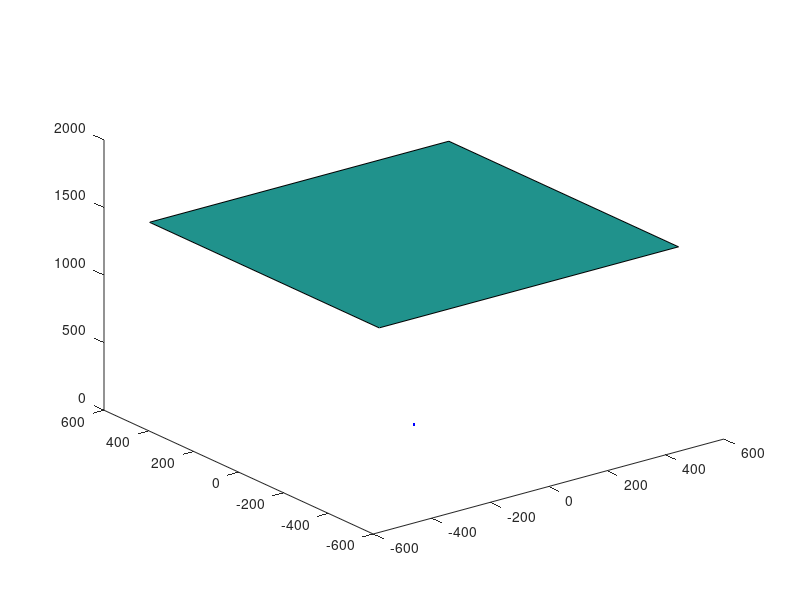

The MATLAB source for this figure: (Note: this script raises an error after producing the figure.)
plot3(0,0,0,'.b')
hold on
x=[-512,512;-512,512];
y=[-512,-512;512,512];
z=[1406.708439,1406.708439;1406.708439,1406.708439];
surf(x,y,z)
alpha(0.3)
plot3(-489.730000,-183.700000,1406.708439,'.b')
hold on
x=linspace(-489.730000,-453.656142,10000);
y=linspace(-183.700000,-214.690183,10000);
z=linspace(1406.708439,1406.708439,10000);
plot3(x,y,z,'b')
hold on
plot3(-483.260000,-81.090000,1406.708439,'.b')
hold on
x=linspace(-483.260000,-504.997217,10000);
y=linspace(-81.090000,-73.920327,10000);
z=linspace(1406.708439,1406.708439,10000);
plot3(x,y,z,'b')
hold on
plot3(-453.250000,-409.340000,1406.708439,'.b')
hold on
x=linspace(-453.250000,-422.790539,10000);
y=linspace(-409.340000,-390.193372,10000);
z=linspace(1406.708439,1406.708439,10000);
plot3(x,y,z,'b')
hold on
plot3(-455.680000,354.740000,1406.708439,'.b')
hold on
x=linspace(-455.680000,-457.689967,10000);
y=linspace(354.740000,362.625425,10000);
z=linspace(1406.708439,1406.708439,10000);
plot3(x,y,z,'b')
hold on
plot3(-442.190000,466.200000,1406.708439,'.b')
hold on
x=linspace(-442.190000,-452.858783,10000);
y=linspace(466.200000,488.932623,10000);
z=linspace(1406.708439,1406.708439,10000);
plot3(x,y,z,'b')
hold on
plot3(-443.560000,157.910000,1406.708439,'.b')
hold on
x=linspace(-443.560000,-413.073158,10000);
y=linspace(157.910000,129.777593,10000);
z=linspace(1406.708439,1406.708439,10000);
plot3(x,y,z,'b')
hold on
plot3(-388.800000,263.730000,1406.708439,'.b')
hold on
x=linspace(-388.800000,-407.961850,10000);
y=linspace(263.730000,263.336814,10000);
z=linspace(1406.708439,1406.708439,10000);
plot3(x,y,z,'b')
hold on
plot3(-386.070000,-217.670000,1406.708439,'.b')
hold on
x=linspace(-386.070000,-394.205778,10000);
y=linspace(-217.670000,-196.385617,10000);
z=linspace(1406.708439,1406.708439,10000);
plot3(x,y,z,'b')
hold on
plot3(-387.810000,62.467000,1406.708439,'.b')
hold on
x=linspace(-387.810000,-395.730062,10000);
y=linspace(62.467000,77.657478,10000);
z=linspace(1406.708439,1406.708439,10000);
plot3(x,y,z,'b')
hold on
plot3(-349.550000,-66.560000,1406.708439,'.b')
hold on
x=linspace(-349.550000,-354.501525,10000);
y=linspace(-66.560000,-67.235512,10000);
z=linspace(1406.708439,1406.708439,10000);
plot3(x,y,z,'b')
hold on
plot3(-329.140000,374.820000,1406.708439,'.b')
hold on
x=linspace(-329.140000,-352.925771,10000);
y=linspace(374.820000,395.497689,10000);
z=linspace(1406.708439,1406.708439,10000);
plot3(x,y,z,'b')
hold on
plot3(-341.450000,-53.240000,1406.708439,'.b')
hold on
x=linspace(-341.450000,-331.119171,10000);
y=linspace(-53.240000,-31.901410,10000);
z=linspace(1406.708439,1406.708439,10000);
plot3(x,y,z,'b')
hold on
plot3(-334.180000,-163.480000,1406.708439,'.b')
hold on
x=linspace(-334.180000,-353.336216,10000);
y=linspace(-163.480000,-157.933550,10000);
z=linspace(1406.708439,1406.708439,10000);
plot3(x,y,z,'b')
hold on
plot3(-335.640000,-7.120000,1406.708439,'.b')
hold on
x=linspace(-335.640000,-358.203661,10000);
y=linspace(-7.120000,31.722634,10000);
z=linspace(1406.708439,1406.708439,10000);
plot3(x,y,z,'b')
hold on
plot3(-327.400000,167.530000,1406.708439,'.b')
hold on
x=linspace(-327.400000,-333.167207,10000);
y=linspace(167.530000,152.977324,10000);
z=linspace(1406.708439,1406.708439,10000);
plot3(x,y,z,'b')
hold on
plot3(-325.250000,-12.410000,1406.708439,'.b')
hold on
x=linspace(-325.250000,-292.980740,10000);
y=linspace(-12.410000,16.541999,10000);
z=linspace(1406.708439,1406.708439,10000);
plot3(x,y,z,'b')
hold on
plot3(-284.080000,143.520000,1406.708439,'.b')
hold on
x=linspace(-284.080000,-274.636010,10000);
y=linspace(143.520000,133.209373,10000);
z=linspace(1406.708439,1406.708439,10000);
plot3(x,y,z,'b')
hold on
plot3(-254.220000,-299.530000,1406.708439,'.b')
hold on
x=linspace(-254.220000,-272.451002,10000);
y=linspace(-299.530000,-292.399232,10000);
z=linspace(1406.708439,1406.708439,10000);
plot3(x,y,z,'b')
hold on
plot3(-224.460000,475.040000,1406.708439,'.b')
hold on
x=linspace(-224.460000,-223.474853,10000);
y=linspace(475.040000,471.996429,10000);
z=linspace(1406.708439,1406.708439,10000);
plot3(x,y,z,'b')
hold on
plot3(-212.030000,-212.180000,1406.708439,'.b')
hold on
x=linspace(-212.030000,-219.516630,10000);
y=linspace(-212.180000,-249.605220,10000);
z=linspace(1406.708439,1406.708439,10000);
plot3(x,y,z,'b')
hold on
plot3(-179.810000,51.170000,1406.708439,'.b')
hold on
x=linspace(-179.810000,-164.555094,10000);
y=linspace(51.170000,71.386452,10000);
z=linspace(1406.708439,1406.708439,10000);
plot3(x,y,z,'b')
hold on
plot3(-138.200000,-14.390000,1406.708439,'.b')
hold on
x=linspace(-138.200000,-160.185759,10000);
y=linspace(-14.390000,-15.430581,10000);
z=linspace(1406.708439,1406.708439,10000);
plot3(x,y,z,'b')
hold on
plot3(-75.490000,-437.740000,1406.708439,'.b')
hold on
x=linspace(-75.490000,-80.086485,10000);
y=linspace(-437.740000,-443.688905,10000);
z=linspace(1406.708439,1406.708439,10000);
plot3(x,y,z,'b')
hold on
plot3(-51.730000,180.610000,1406.708439,'.b')
hold on
x=linspace(-51.730000,-48.882305,10000);
y=linspace(180.610000,190.563910,10000);
z=linspace(1406.708439,1406.708439,10000);
plot3(x,y,z,'b')
hold on
plot3(-27.700000,-353.900000,1406.708439,'.b')
hold on
x=linspace(-27.700000,-48.790934,10000);
y=linspace(-353.900000,-320.728158,10000);
z=linspace(1406.708439,1406.708439,10000);
plot3(x,y,z,'b')
hold on
plot3(-9.560000,-397.630000,1406.708439,'.b')
hold on
x=linspace(-9.560000,25.020356,10000);
y=linspace(-397.630000,-412.556600,10000);
z=linspace(1406.708439,1406.708439,10000);
plot3(x,y,z,'b')
hold on
plot3(-18.560000,-242.780000,1406.708439,'.b')
hold on
x=linspace(-18.560000,-26.792361,10000);
y=linspace(-242.780000,-241.741554,10000);
z=linspace(1406.708439,1406.708439,10000);
plot3(x,y,z,'b')
hold on
plot3(5.760000,-253.820000,1406.708439,'.b')
hold on
x=linspace(5.760000,33.818600,10000);
y=linspace(-253.820000,-262.923838,10000);
z=linspace(1406.708439,1406.708439,10000);
plot3(x,y,z,'b')
hold on
plot3(4.770000,90.960000,1406.708439,'.b')
hold on
x=linspace(4.770000,-18.058352,10000);
y=linspace(90.960000,91.484612,10000);
z=linspace(1406.708439,1406.708439,10000);
plot3(x,y,z,'b')
hold on
plot3(28.160000,84.030000,1406.708439,'.b')
hold on
x=linspace(28.160000,23.529365,10000);
y=linspace(84.030000,51.563933,10000);
z=linspace(1406.708439,1406.708439,10000);
plot3(x,y,z,'b')
hold on
plot3(115.050000,-85.400000,1406.708439,'.b')
hold on
x=linspace(115.050000,87.155321,10000);
y=linspace(-85.400000,-72.772522,10000);
z=linspace(1406.708439,1406.708439,10000);
plot3(x,y,z,'b')
hold on
plot3(156.100000,163.210000,1406.708439,'.b')
hold on
x=linspace(156.100000,156.310327,10000);
y=linspace(163.210000,160.503294,10000);
z=linspace(1406.708439,1406.708439,10000);
plot3(x,y,z,'b')
hold on
plot3(195.940000,97.580000,1406.708439,'.b')
hold on
x=linspace(195.940000,195.835255,10000);
y=linspace(97.580000,93.560881,10000);
z=linspace(1406.708439,1406.708439,10000);
plot3(x,y,z,'b')
hold on
plot3(249.180000,-185.070000,1406.708439,'.b')
hold on
x=linspace(249.180000,204.203711,10000);
y=linspace(-185.070000,-201.713469,10000);
z=linspace(1406.708439,1406.708439,10000);
plot3(x,y,z,'b')
hold on
plot3(311.060000,-507.960000,1406.708439,'.b')
hold on
plot3(314.010000,-61.000000,1406.708439,'.b')
hold on
x=linspace(314.010000,298.590969,10000);
y=linspace(-61.000000,-32.652841,10000);
z=linspace(1406.708439,1406.708439,10000);
plot3(x,y,z,'b')
hold on
plot3(326.470000,-119.710000,1406.708439,'.b')
hold on
x=linspace(326.470000,289.391802,10000);
y=linspace(-119.710000,-111.256923,10000);
z=linspace(1406.708439,1406.708439,10000);
plot3(x,y,z,'b')
hold on
plot3(392.580000,-379.620000,1406.708439,'.b')
hold on
plot3(444.040000,-485.690000,1406.708439,'.b')
hold on
plot3(482.470000,493.050000,1406.708439,'.b')
hold on
plot3(490.620000,-408.340000,1406.708439,'.b')
hold on
plot3(-164.555094,71.386452,1406.708439,'.r','markersize',9.660000)
hold on
plot3(-489.700239,212.439260,4186.229917,'.r','markersize',13.660000)
hold on
x=linspace(0,-489.700239,10000);
y=linspace(0,212.439260,10000);
z=linspace(0,4186.229917,10000);
plot3(x,y,z,'b')
hold on
plot3(-168.625291,5.358200,1406.708439,'.r','markersize',7.200000)
hold on
plot3(-502.276432,15.960226,4190.098011,'.r','markersize',11.200000)
hold on
plot3(-135.979845,52.909192,1406.708439,'.r','markersize',7.740000)
hold on
plot3(-405.762608,157.880542,4197.605046,'.r','markersize',11.740000)
hold on
plot3(-187.060241,91.826231,1406.708439,'.r','markersize',7.910000)
hold on
plot3(-555.122942,272.504982,4174.570306,'.r','markersize',11.910000)
hold on
plot3(-133.298829,64.573378,1406.708439,'.r','markersize',8.820000)
hold on
plot3(-397.698023,192.655142,4196.924822,'.r','markersize',12.820000)
hold on
plot3(-133.914192,70.974113,1406.708439,'.r','markersize',7.120000)
hold on
plot3(-399.430958,211.697190,4195.842811,'.r','markersize',11.120000)
hold on
plot3(-234.369593,14.351295,1406.708439,'.r','markersize',8.980000)
hold on
plot3(-693.513651,42.466340,4162.534458,'.r','markersize',12.980000)
hold on
plot3(-160.185759,-15.430581,1406.708439,'.r','markersize',7.310000)
hold on
plot3(-477.443204,-45.991767,4192.778366,'.r','markersize',11.310000)
hold on
x=linspace(0,-477.443204,10000);
y=linspace(0,-45.991767,10000);
z=linspace(0,4192.778366,10000);
plot3(x,y,z,'b')
hold on
plot3(-212.657165,114.010831,1406.708439,'.r','markersize',7.640000)
hold on
plot3(-628.788375,337.109192,4159.379792,'.r','markersize',11.640000)
hold on
plot3(-221.780349,-18.804631,1406.708439,'.r','markersize',7.300000)
hold on
plot3(-657.165797,-55.720719,4168.271345,'.r','markersize',11.300000)
hold on
plot3(-260.825939,56.280007,1406.708439,'.r','markersize',7.480000)
hold on
plot3(-768.769982,165.882197,4146.195062,'.r','markersize',11.480000)
hold on
plot3(-133.332548,122.346327,1406.708439,'.r','markersize',8.930000)
hold on
plot3(-396.728529,364.039230,4185.634910,'.r','markersize',12.930000)
hold on
plot3(-272.940258,59.366845,1406.708439,'.r','markersize',8.690000)
hold on
plot3(-803.140810,174.690008,4139.312253,'.r','markersize',12.690000)
hold on
plot3(-255.716626,122.289632,1406.708439,'.r','markersize',7.880000)
hold on
plot3(-752.034474,359.640359,4136.974818,'.r','markersize',11.880000)
hold on
plot3(-88.168894,109.602482,1406.708439,'.r','markersize',7.270000)
hold on
plot3(-263.194105,327.175788,4199.183558,'.r','markersize',11.270000)
hold on
plot3(-292.980740,16.541999,1406.708439,'.r','markersize',7.460000)
hold on
plot3(-860.420408,48.580235,4131.195271,'.r','markersize',11.460000)
hold on
x=linspace(0,-860.420408,10000);
y=linspace(0,48.580235,10000);
z=linspace(0,4131.195271,10000);
plot3(x,y,z,'b')
hold on
plot3(-275.728234,115.421412,1406.708439,'.r','markersize',7.000000)
hold on
plot3(-809.119665,338.702108,4127.961232,'.r','markersize',11.000000)
hold on
plot3(-265.956311,130.203763,1406.708439,'.r','markersize',7.740000)
hold on
plot3(-780.757975,382.234308,4129.621242,'.r','markersize',11.740000)
hold on
plot3(-298.939041,81.628062,1406.708439,'.r','markersize',7.040000)
hold on
plot3(-875.818210,239.150240,4121.311358,'.r','markersize',11.040000)
hold on
plot3(-82.507791,125.984744,1406.708439,'.r','markersize',7.820000)
hold on
plot3(-246.116996,375.806775,4196.147445,'.r','markersize',11.820000)
hold on
plot3(-306.572412,60.462778,1406.708439,'.r','markersize',8.210000)
hold on
plot3(-897.832829,177.072250,4119.708644,'.r','markersize',12.210000)
hold on
plot3(-82.598993,-36.098527,1406.708439,'.r','markersize',7.220000)
hold on
plot3(-247.289774,-108.073917,4211.487324,'.r','markersize',11.220000)
hold on
plot3(-274.636010,133.209373,1406.708439,'.r','markersize',7.710000)
hold on
plot3(-805.171012,390.539921,4124.152749,'.r','markersize',11.710000)
hold on
x=linspace(0,-805.171012,10000);
y=linspace(0,390.539921,10000);
z=linspace(0,4124.152749,10000);
plot3(x,y,z,'b')
hold on
plot3(-242.734799,160.104216,1406.708439,'.r','markersize',7.260000)
hold on
plot3(-713.128104,470.368554,4132.754459,'.r','markersize',11.260000)
hold on
plot3(-262.796881,154.568274,1406.708439,'.r','markersize',7.210000)
hold on
plot3(-770.501533,453.183049,4124.367854,'.r','markersize',11.210000)
hold on
plot3(-289.787272,-42.593960,1406.708439,'.r','markersize',7.290000)
hold on
plot3(-851.107932,-125.098860,4131.515854,'.r','markersize',11.290000)
hold on
plot3(-297.983424,126.269118,1406.708439,'.r','markersize',7.830000)
hold on
plot3(-871.191754,369.163535,4112.687795,'.r','markersize',11.830000)
hold on
plot3(-248.248125,-100.458619,1406.708439,'.r','markersize',7.020000)
hold on
plot3(-731.604530,-296.058555,4145.667839,'.r','markersize',11.020000)
hold on
plot3(-19.972448,17.938218,1406.708439,'.r','markersize',8.570000)
hold on
plot3(-59.906436,53.804857,4219.357053,'.r','markersize',12.570000)
hold on
plot3(-304.757410,157.895712,1406.708439,'.r','markersize',8.600000)
hold on
plot3(-888.214835,460.186723,4099.848811,'.r','markersize',12.600000)
hold on
plot3(-331.119171,-31.901410,1406.708439,'.r','markersize',7.270000)
hold on
plot3(-966.695988,-93.135548,4106.857962,'.r','markersize',11.270000)
hold on
x=linspace(0,-966.695988,10000);
y=linspace(0,-93.135548,10000);
z=linspace(0,4106.857962,10000);
plot3(x,y,z,'b')
hold on
plot3(-18.058352,91.484612,1406.708439,'.r','markersize',7.070000)
hold on
plot3(-54.056417,273.852803,4210.883545,'.r','markersize',11.070000)
hold on
x=linspace(0,-54.056417,10000);
y=linspace(0,273.852803,10000);
z=linspace(0,4210.883545,10000);
plot3(x,y,z,'b')
hold on
plot3(-43.736875,146.835840,1406.708439,'.r','markersize',7.560000)
hold on
plot3(-130.439243,437.917798,4195.315398,'.r','markersize',11.560000)
hold on
plot3(-358.203661,31.722634,1406.708439,'.r','markersize',10.530000)
hold on
plot3(-1041.130446,92.202856,4088.643261,'.r','markersize',14.530000)
hold on
x=linspace(0,-1041.130446,10000);
y=linspace(0,92.202856,10000);
z=linspace(0,4088.643261,10000);
plot3(x,y,z,'b')
hold on
plot3(-226.181557,219.114859,1406.708439,'.r','markersize',7.800000)
hold on
plot3(-662.155467,641.467429,4118.194672,'.r','markersize',11.800000)
hold on
plot3(-173.703937,-130.879554,1406.708439,'.r','markersize',7.000000)
hold on
plot3(-514.992891,-388.028279,4170.572390,'.r','markersize',11.000000)
hold on
plot3(-166.153087,225.245643,1406.708439,'.r','markersize',7.170000)
hold on
plot3(-488.875819,662.745125,4138.988647,'.r','markersize',11.170000)
hold on
plot3(-20.983949,-40.643607,1406.708439,'.r','markersize',7.610000)
hold on
plot3(-62.918593,-121.866412,4217.896100,'.r','markersize',11.610000)
hold on
plot3(-333.167207,152.977324,1406.708439,'.r','markersize',7.050000)
hold on
plot3(-967.195129,444.098097,4083.719891,'.r','markersize',11.050000)
hold on
x=linspace(0,-967.195129,10000);
y=linspace(0,444.098097,10000);
z=linspace(0,4083.719891,10000);
plot3(x,y,z,'b')
hold on
plot3(-101.971909,-119.766386,1406.708439,'.r','markersize',8.320000)
hold on
plot3(-304.020970,-357.073759,4193.987037,'.r','markersize',12.320000)
hold on
plot3(-276.912519,215.307494,1406.708439,'.r','markersize',7.470000)
hold on
plot3(-806.056295,626.732086,4094.745148,'.r','markersize',11.470000)
hold on
plot3(-48.882305,190.563910,1406.708439,'.r','markersize',7.900000)
hold on
plot3(-145.233476,566.181547,4179.450129,'.r','markersize',11.900000)
hold on
x=linspace(0,-145.233476,10000);
y=linspace(0,566.181547,10000);
z=linspace(0,4179.450129,10000);
plot3(x,y,z,'b')
hold on
plot3(-303.995773,-117.212406,1406.708439,'.r','markersize',7.170000)
hold on
plot3(-888.468144,-342.568871,4111.292815,'.r','markersize',11.170000)
hold on
plot3(23.529365,51.563933,1406.708439,'.r','markersize',8.350000)
hold on
plot3(70.530868,154.566388,4216.703963,'.r','markersize',12.350000)
hold on
x=linspace(0,70.530868,10000);
y=linspace(0,154.566388,10000);
z=linspace(0,4216.703963,10000);
plot3(x,y,z,'b')
hold on
plot3(-354.501525,-67.235512,1406.708439,'.r','markersize',7.470000)
hold on
plot3(-1030.156120,-195.381598,4087.794281,'.r','markersize',11.470000)
hold on
x=linspace(0,-1030.156120,10000);
y=linspace(0,-195.381598,10000);
z=linspace(0,4087.794281,10000);
plot3(x,y,z,'b')
hold on
plot3(-93.639329,238.855006,1406.708439,'.r','markersize',8.150000)
hold on
plot3(-276.359432,704.937068,4151.643877,'.r','markersize',12.150000)
hold on
plot3(-231.685893,-159.562387,1406.708439,'.r','markersize',7.250000)
hold on
plot3(-681.562551,-469.393049,4138.188050,'.r','markersize',11.250000)
hold on
plot3(-395.730062,77.657478,1406.708439,'.r','markersize',7.810000)
hold on
plot3(-1141.219662,223.951247,4056.713104,'.r','markersize',11.810000)
hold on
x=linspace(0,-1141.219662,10000);
y=linspace(0,223.951247,10000);
z=linspace(0,4056.713104,10000);
plot3(x,y,z,'b')
hold on
plot3(36.212279,14.739695,1406.708439,'.r','markersize',9.220000)
hold on
plot3(108.594901,44.202015,4218.496298,'.r','markersize',13.220000)
hold on
plot3(-87.273151,246.831300,1406.708439,'.r','markersize',7.310000)
hold on
plot3(-257.399524,727.993183,4148.882873,'.r','markersize',11.310000)
hold on
plot3(-55.482924,-138.183768,1406.708439,'.r','markersize',8.750000)
hold on
plot3(-165.523994,-412.248084,4196.678569,'.r','markersize',12.750000)
hold on
plot3(-106.214660,-166.661033,1406.708439,'.r','markersize',7.230000)
hold on
plot3(-315.545135,-495.120713,4179.084162,'.r','markersize',11.230000)
hold on
plot3(37.035502,-18.575316,1406.708439,'.r','markersize',8.400000)
hold on
plot3(111.058344,-55.701793,4218.295988,'.r','markersize',12.400000)
hold on
plot3(-246.520616,-180.448679,1406.708439,'.r','markersize',7.080000)
hold on
plot3(-722.714317,-529.013947,4123.989082,'.r','markersize',11.080000)
hold on
plot3(-33.588760,233.200521,1406.708439,'.r','markersize',7.430000)
hold on
plot3(-99.381976,689.990590,4162.150153,'.r','markersize',11.430000)
hold on
plot3(-413.073158,129.777593,1406.708439,'.r','markersize',7.580000)
hold on
plot3(-1184.385260,372.105194,4033.389017,'.r','markersize',11.580000)
hold on
x=linspace(0,-1184.385260,10000);
y=linspace(0,372.105194,10000);
z=linspace(0,4033.389017,10000);
plot3(x,y,z,'b')
hold on
plot3(-268.752042,280.471530,1406.708439,'.r','markersize',9.500000)
hold on
plot3(-777.169606,811.059692,4067.879947,'.r','markersize',13.500000)
hold on
plot3(-366.144912,-133.021529,1406.708439,'.r','markersize',8.480000)
hold on
plot3(-1058.592645,-384.589838,4067.054211,'.r','markersize',12.480000)
hold on
plot3(-428.423711,-42.949239,1406.708439,'.r','markersize',9.580000)
hold on
plot3(-1228.989375,-123.205502,4035.326902,'.r','markersize',13.580000)
hold on
plot3(-128.476799,-207.942758,1406.708439,'.r','markersize',7.320000)
hold on
plot3(-379.740306,-614.618727,4157.823806,'.r','markersize',11.320000)
hold on
plot3(-88.645544,292.763143,1406.708439,'.r','markersize',7.470000)
hold on
plot3(-259.863803,858.233138,4123.756100,'.r','markersize',11.470000)
hold on
plot3(-104.497951,-204.460623,1406.708439,'.r','markersize',7.710000)
hold on
plot3(-309.399130,-605.370135,4165.003825,'.r','markersize',11.710000)
hold on
plot3(-138.189622,-212.668218,1406.708439,'.r','markersize',7.250000)
hold on
plot3(-407.990787,-627.881255,4153.163413,'.r','markersize',11.250000)
hold on
plot3(-353.336216,-157.933550,1406.708439,'.r','markersize',7.060000)
hold on
plot3(-1022.032306,-456.826057,4068.933227,'.r','markersize',11.060000)
hold on
x=linspace(0,-1022.032306,10000);
y=linspace(0,-456.826057,10000);
z=linspace(0,4068.933227,10000);
plot3(x,y,z,'b')
hold on
plot3(84.367330,-27.021723,1406.708439,'.r','markersize',8.650000)
hold on
plot3(252.601577,-80.904893,4211.781633,'.r','markersize',12.650000)
hold on
plot3(-136.041189,321.653046,1406.708439,'.r','markersize',8.030000)
hold on
plot3(-396.099024,936.528551,4095.787778,'.r','markersize',12.030000)
hold on
plot3(100.398103,92.034888,1406.708439,'.r','markersize',8.020000)
hold on
plot3(299.792410,274.819543,4200.482879,'.r','markersize',12.020000)
hold on
plot3(-42.633565,299.274466,1406.708439,'.r','markersize',8.110000)
hold on
plot3(-125.045954,877.783996,4125.932192,'.r','markersize',12.110000)
hold on
plot3(60.305581,201.446155,1406.708439,'.r','markersize',7.420000)
hold on
plot3(178.928690,597.697524,4173.751296,'.r','markersize',11.420000)
hold on
plot3(-275.515278,324.679578,1406.708439,'.r','markersize',7.770000)
hold on
plot3(-791.095046,932.261931,4039.122925,'.r','markersize',11.770000)
hold on
plot3(87.155321,-72.772522,1406.708439,'.r','markersize',8.440000)
hold on
plot3(260.618388,-217.609863,4206.445256,'.r','markersize',12.440000)
hold on
x=linspace(0,260.618388,10000);
y=linspace(0,-217.609863,10000);
z=linspace(0,4206.445256,10000);
plot3(x,y,z,'b')
hold on
plot3(-219.516630,-249.605220,1406.708439,'.r','markersize',7.410000)
hold on
plot3(-640.900192,-728.746765,4107.022374,'.r','markersize',11.410000)
hold on
x=linspace(0,-640.900192,10000);
y=linspace(0,-728.746765,10000);
z=linspace(0,4107.022374,10000);
plot3(x,y,z,'b')
hold on
plot3(-230.343878,-249.442715,1406.708439,'.r','markersize',7.160000)
hold on
plot3(-671.741873,-727.438986,4102.322886,'.r','markersize',11.160000)
hold on
plot3(108.447058,122.945263,1406.708439,'.r','markersize',8.350000)
hold on
plot3(323.154049,366.356267,4191.755269,'.r','markersize',12.350000)
hold on
plot3(-407.961850,263.336814,1406.708439,'.r','markersize',7.480000)
hold on
plot3(-1156.901780,746.772840,3989.156087,'.r','markersize',11.480000)
hold on
x=linspace(0,-1156.901780,10000);
y=linspace(0,746.772840,10000);
z=linspace(0,3989.156087,10000);
plot3(x,y,z,'b')
hold on
plot3(-486.921865,-42.534132,1406.708439,'.r','markersize',8.790000)
hold on
plot3(-1379.844737,-120.533707,3986.346424,'.r','markersize',12.790000)
hold on
plot3(124.263418,81.574744,1406.708439,'.r','markersize',7.660000)
hold on
plot3(370.726214,243.369258,4196.759603,'.r','markersize',11.660000)
hold on
plot3(-57.331524,-238.572639,1406.708439,'.r','markersize',7.770000)
hold on
plot3(-169.436418,-705.072724,4157.357507,'.r','markersize',11.770000)
hold on
plot3(-505.170838,58.585660,1406.708439,'.r','markersize',7.410000)
hold on
plot3(-1425.233844,165.287183,3968.733592,'.r','markersize',11.410000)
hold on
plot3(-73.172848,-247.783839,1406.708439,'.r','markersize',7.400000)
hold on
plot3(-215.907189,-731.122450,4150.698945,'.r','markersize',11.400000)
hold on
plot3(-394.205778,-196.385617,1406.708439,'.r','markersize',7.100000)
hold on
plot3(-1128.597393,-562.245172,4027.357195,'.r','markersize',11.100000)
hold on
x=linspace(0,-1128.597393,10000);
y=linspace(0,-562.245172,10000);
z=linspace(0,4027.357195,10000);
plot3(x,y,z,'b')
hold on
plot3(90.237421,-113.774111,1406.708439,'.r','markersize',7.470000)
hold on
plot3(269.281271,-339.518094,4197.817617,'.r','markersize',11.470000)
hold on
plot3(131.758570,127.017516,1406.708439,'.r','markersize',7.310000)
hold on
plot3(391.972357,377.868058,4184.857356,'.r','markersize',11.310000)
hold on
plot3(77.506263,-146.961208,1406.708439,'.r','markersize',7.910000)
hold on
plot3(230.913734,-437.840248,4190.994208,'.r','markersize',11.910000)
hold on
plot3(-401.841858,300.557135,1406.708439,'.r','markersize',7.530000)
hold on
plot3(-1135.444125,849.254071,3974.794567,'.r','markersize',11.530000)
hold on
plot3(-481.120828,205.141541,1406.708439,'.r','markersize',9.770000)
hold on
plot3(-1352.875441,576.842525,3955.557916,'.r','markersize',13.770000)
hold on
plot3(-207.049749,-280.472268,1406.708439,'.r','markersize',7.080000)
hold on
plot3(-602.910551,-816.710429,4096.210520,'.r','markersize',11.080000)
hold on
plot3(-26.792361,-241.741554,1406.708439,'.r','markersize',9.010000)
hold on
plot3(-79.201935,-714.621566,4158.425274,'.r','markersize',13.010000)
hold on
x=linspace(0,-79.201935,10000);
y=linspace(0,-714.621566,10000);
z=linspace(0,4158.425274,10000);
plot3(x,y,z,'b')
hold on
plot3(-281.721053,369.380557,1406.708439,'.r','markersize',8.140000)
hold on
plot3(-802.533675,1052.247721,4007.264918,'.r','markersize',12.140000)
hold on
plot3(-149.026089,-283.996180,1406.708439,'.r','markersize',8.470000)
hold on
plot3(-435.892598,-830.672224,4114.539948,'.r','markersize',12.470000)
hold on
plot3(-504.997217,-73.920327,1406.708439,'.r','markersize',7.280000)
hold on
plot3(-1424.153280,-208.464271,3967.088072,'.r','markersize',11.280000)
hold on
x=linspace(0,-1424.153280,10000);
y=linspace(0,-208.464271,10000);
z=linspace(0,3967.088072,10000);
plot3(x,y,z,'b')
hold on
plot3(75.915650,-163.242291,1406.708439,'.r','markersize',7.400000)
hold on
plot3(225.904421,-485.764859,4185.983442,'.r','markersize',11.400000)
hold on
plot3(138.185529,145.622196,1406.708439,'.r','markersize',8.460000)
hold on
plot3(410.398539,432.484768,4177.796985,'.r','markersize',12.460000)
hold on
plot3(-474.509785,239.169145,1406.708439,'.r','markersize',8.460000)
hold on
plot3(-1331.686470,671.215484,3947.852404,'.r','markersize',12.460000)
hold on
plot3(-522.819283,-32.015966,1406.708439,'.r','markersize',7.310000)
hold on
plot3(-1469.865798,-90.010400,3954.851495,'.r','markersize',11.310000)
hold on
plot3(-25.678044,353.933516,1406.708439,'.r','markersize',8.120000)
hold on
plot3(-74.694103,1029.546731,4091.932551,'.r','markersize',12.120000)
hold on
plot3(-272.451002,-292.399232,1406.708439,'.r','markersize',7.590000)
hold on
plot3(-786.237032,-843.803482,4059.468524,'.r','markersize',11.590000)
hold on
x=linspace(0,-786.237032,10000);
y=linspace(0,-843.803482,10000);
z=linspace(0,4059.468524,10000);
plot3(x,y,z,'b')
hold on
plot3(3.064610,343.760307,1406.708439,'.r','markersize',7.470000)
hold on
plot3(8.931005,1001.799732,4099.484750,'.r','markersize',11.470000)
hold on
plot3(-502.999635,-120.356161,1406.708439,'.r','markersize',7.200000)
hold on
plot3(-1416.305457,-338.889089,3960.895192,'.r','markersize',11.200000)
hold on
plot3(-169.849820,-305.260543,1406.708439,'.r','markersize',8.240000)
hold on
plot3(-494.528947,-888.786194,4095.724345,'.r','markersize',12.240000)
hold on
plot3(-526.154907,-89.497001,1406.708439,'.r','markersize',7.290000)
hold on
plot3(-1475.814293,-251.030545,3945.682897,'.r','markersize',11.290000)
hold on
plot3(156.310327,160.503294,1406.708439,'.r','markersize',8.170000)
hold on
plot3(463.094421,475.516757,4167.599436,'.r','markersize',12.170000)
hold on
x=linspace(0,463.094421,10000);
y=linspace(0,475.516757,10000);
z=linspace(0,4167.599436,10000);
plot3(x,y,z,'b')
hold on
plot3(-457.228380,300.223358,1406.708439,'.r','markersize',8.200000)
hold on
plot3(-1278.438125,839.442615,3933.241633,'.r','markersize',12.200000)
hold on
plot3(-422.194056,-232.390150,1406.708439,'.r','markersize',7.240000)
hold on
plot3(-1198.215888,-659.539295,3992.335693,'.r','markersize',11.240000)
hold on
plot3(-493.194325,260.433007,1406.708439,'.r','markersize',7.820000)
hold on
plot3(-1375.421058,726.295953,3923.030562,'.r','markersize',11.820000)
hold on
plot3(-182.029307,-318.277456,1406.708439,'.r','markersize',7.280000)
hold on
plot3(-528.432843,-923.962540,4083.688240,'.r','markersize',11.280000)
hold on
plot3(-535.469456,193.650385,1406.708439,'.r','markersize',7.120000)
hold on
plot3(-1489.044720,538.507060,3911.804399,'.r','markersize',11.120000)
hold on
plot3(-453.656142,-214.690183,1406.708439,'.r','markersize',8.720000)
hold on
plot3(-1281.826315,-606.616997,3974.719462,'.r','markersize',12.720000)
hold on
x=linspace(0,-1281.826315,10000);
y=linspace(0,-606.616997,10000);
z=linspace(0,3974.719462,10000);
plot3(x,y,z,'b')
hold on
plot3(-225.309729,422.695972,1406.708439,'.r','markersize',7.050000)
hold on
plot3(-639.852248,1200.405186,3994.880996,'.r','markersize',11.050000)
hold on
plot3(168.241525,162.937781,1406.708439,'.r','markersize',7.550000)
hold on
plot3(497.871150,482.175970,4162.822160,'.r','markersize',11.550000)
hold on
plot3(9.684116,368.698185,1406.708439,'.r','markersize',8.490000)
hold on
plot3(28.102467,1069.930228,4082.146157,'.r','markersize',12.490000)
hold on
plot3(181.334487,-34.974363,1406.708439,'.r','markersize',8.500000)
hold on
plot3(539.375211,-104.030429,4184.221521,'.r','markersize',12.500000)
hold on
plot3(-543.224896,-99.731017,1406.708439,'.r','markersize',7.590000)
hold on
plot3(-1516.943811,-278.496716,3928.202991,'.r','markersize',11.590000)
hold on
plot3(-352.925771,395.497689,1406.708439,'.r','markersize',7.450000)
hold on
plot3(-990.771184,1110.283650,3949.063226,'.r','markersize',11.450000)
hold on
x=linspace(0,-990.771184,10000);
y=linspace(0,1110.283650,10000);
z=linspace(0,3949.063226,10000);
plot3(x,y,z,'b')
hold on
plot3(-143.920824,-328.975874,1406.708439,'.r','markersize',7.570000)
hold on
plot3(-418.347991,-956.264649,4089.009729,'.r','markersize',11.570000)
hold on
plot3(-216.390552,-331.149499,1406.708439,'.r','markersize',7.400000)
hold on
plot3(-624.932080,-956.353887,4062.549055,'.r','markersize',11.400000)
hold on
plot3(189.055217,-10.251204,1406.708439,'.r','markersize',7.160000)
hold on
plot3(562.097237,-30.478787,4182.412632,'.r','markersize',11.160000)
hold on
plot3(33.818600,-262.923838,1406.708439,'.r','markersize',7.900000)
hold on
plot3(99.700943,-775.128310,4147.130756,'.r','markersize',11.900000)
hold on
x=linspace(0,99.700943,10000);
y=linspace(0,-775.128310,10000);
z=linspace(0,4147.130756,10000);
plot3(x,y,z,'b')
hold on
plot3(141.783288,-148.430127,1406.708439,'.r','markersize',7.280000)
hold on
plot3(420.892559,-440.624117,4175.902002,'.r','markersize',11.280000)
hold on
plot3(-489.090224,299.710529,1406.708439,'.r','markersize',7.960000)
hold on
plot3(-1358.655018,832.572793,3907.727827,'.r','markersize',11.960000)
hold on
plot3(195.835255,93.560881,1406.708439,'.r','markersize',7.700000)
hold on
plot3(580.635531,277.400368,4170.775599,'.r','markersize',11.700000)
hold on
x=linspace(0,580.635531,10000);
y=linspace(0,277.400368,10000);
z=linspace(0,4170.775599,10000);
plot3(x,y,z,'b')
hold on
plot3(-330.226706,413.360017,1406.708439,'.r','markersize',7.400000)
hold on
plot3(-927.265190,1160.700655,3949.988727,'.r','markersize',11.400000)
hold on
plot3(-75.055037,420.113576,1406.708439,'.r','markersize',7.420000)
hold on
plot3(-215.467662,1206.060156,4038.372230,'.r','markersize',11.420000)
hold on
plot3(-250.325845,434.995872,1406.708439,'.r','markersize',7.950000)
hold on
plot3(-707.308998,1229.103987,3974.729558,'.r','markersize',11.950000)
hold on
plot3(201.885105,20.689821,1406.708439,'.r','markersize',7.190000)
hold on
plot3(599.449227,61.433443,4176.882120,'.r','markersize',11.190000)
hold on
plot3(180.349749,-88.231090,1406.708439,'.r','markersize',8.470000)
hold on
plot3(535.621178,-262.037737,4177.786958,'.r','markersize',12.470000)
hold on
plot3(-48.790934,-320.728158,1406.708439,'.r','markersize',7.950000)
hold on
plot3(-142.628964,-937.574287,4112.185443,'.r','markersize',11.950000)
hold on
x=linspace(0,-142.628964,10000);
y=linspace(0,-937.574287,10000);
z=linspace(0,4112.185443,10000);
plot3(x,y,z,'b')
hold on
plot3(-99.632919,435.747019,1406.708439,'.r','markersize',7.130000)
hold on
plot3(-284.863222,1245.856295,4021.958817,'.r','markersize',11.130000)
hold on
plot3(-74.629239,431.601335,1406.708439,'.r','markersize',7.200000)
hold on
plot3(-213.765035,1236.261766,4029.319923,'.r','markersize',11.200000)
hold on
plot3(56.023926,364.485027,1406.708439,'.r','markersize',7.430000)
hold on
plot3(162.578280,1057.715040,4082.188737,'.r','markersize',11.430000)
hold on
plot3(157.869277,255.175273,1406.708439,'.r','markersize',7.650000)
hold on
plot3(463.187478,748.682668,4127.273835,'.r','markersize',11.650000)
hold on
plot3(-295.849329,-342.921617,1406.708439,'.r','markersize',7.550000)
hold on
plot3(-844.840105,-979.261760,4017.057292,'.r','markersize',11.550000)
hold on
plot3(-457.689967,362.625425,1406.708439,'.r','markersize',7.920000)
hold on
plot3(-1268.150834,1004.749435,3897.656952,'.r','markersize',11.920000)
hold on
x=linspace(0,-1268.150834,10000);
y=linspace(0,1004.749435,10000);
z=linspace(0,3897.656952,10000);
plot3(x,y,z,'b')
hold on
plot3(56.789573,371.470248,1406.708439,'.r','markersize',8.120000)
hold on
plot3(164.596853,1076.655996,4077.153103,'.r','markersize',12.120000)
hold on
plot3(-146.276607,455.654684,1406.708439,'.r','markersize',7.430000)
hold on
plot3(-415.447137,1294.126505,3995.259435,'.r','markersize',11.430000)
hold on
plot3(-197.197757,458.656693,1406.708439,'.r','markersize',7.160000)
hold on
plot3(-557.521702,1296.723978,3977.076082,'.r','markersize',11.160000)
hold on
plot3(-186.921352,-364.220931,1406.708439,'.r','markersize',8.140000)
hold on
plot3(-538.426455,-1049.137420,4052.019905,'.r','markersize',12.140000)
hold on
plot3(-296.862739,-351.896438,1406.708439,'.r','markersize',8.050000)
hold on
plot3(-846.410296,-1003.321499,4010.784620,'.r','markersize',12.050000)
hold on
plot3(-313.914946,-349.512620,1406.708439,'.r','markersize',7.270000)
hold on
plot3(-893.248648,-994.542244,4002.805299,'.r','markersize',11.270000)
hold on
plot3(-538.989364,-188.862792,1406.708439,'.r','markersize',8.030000)
hold on
plot3(-1498.198603,-524.971345,3910.148810,'.r','markersize',12.030000)
hold on
plot3(-17.502562,430.140729,1406.708439,'.r','markersize',10.720000)
hold on
plot3(-50.209129,1233.933147,4035.386687,'.r','markersize',14.720000)
hold on
plot3(-141.103129,-367.309602,1406.708439,'.r','markersize',7.030000)
hold on
plot3(-407.661677,-1061.195802,4064.127596,'.r','markersize',11.030000)
hold on
plot3(-223.474853,471.996429,1406.708439,'.r','markersize',7.310000)
hold on
plot3(-628.511436,1327.465481,3956.294536,'.r','markersize',11.310000)
hold on
x=linspace(0,-628.511436,10000);
y=linspace(0,1327.465481,10000);
z=linspace(0,3956.294536,10000);
plot3(x,y,z,'b')
hold on
plot3(-156.922900,-371.427245,1406.708439,'.r','markersize',7.540000)
hold on
plot3(-452.544818,-1071.146878,4056.760436,'.r','markersize',11.540000)
hold on
plot3(-357.666679,442.970141,1406.708439,'.r','markersize',7.150000)
hold on
plot3(-994.624298,1231.842077,3911.872351,'.r','markersize',11.150000)
hold on
plot3(229.253082,-3.682051,1406.708439,'.r','markersize',8.060000)
hold on
plot3(678.801660,-10.902286,4165.161117,'.r','markersize',12.060000)
hold on
plot3(-95.426137,-362.773096,1406.708439,'.r','markersize',9.290000)
hold on
plot3(-276.612609,-1051.573670,4077.638528,'.r','markersize',13.290000)
hold on
plot3(-127.754134,-371.513348,1406.708439,'.r','markersize',7.440000)
hold on
plot3(-369.136833,-1073.462409,4064.587819,'.r','markersize',11.440000)
hold on
plot3(-438.844475,-307.251487,1406.708439,'.r','markersize',7.180000)
hold on
plot3(-1230.335646,-861.404161,3943.819818,'.r','markersize',11.180000)
hold on
plot3(-534.122086,-224.942998,1406.708439,'.r','markersize',7.860000)
hold on
plot3(-1481.552952,-623.949040,3901.941328,'.r','markersize',11.860000)
hold on
plot3(81.771541,-290.354105,1406.708439,'.r','markersize',7.480000)
hold on
plot3(239.861842,-851.700598,4126.321615,'.r','markersize',11.480000)
hold on
plot3(-72.022259,470.319683,1406.708439,'.r','markersize',7.260000)
hold on
plot3(-204.675789,1336.573637,3997.641357,'.r','markersize',11.260000)
hold on
plot3(80.867273,-294.270269,1406.708439,'.r','markersize',7.270000)
hold on
plot3(237.086667,-862.741563,4124.187750,'.r','markersize',11.270000)
hold on
plot3(-145.025084,-388.183945,1406.708439,'.r','markersize',8.210000)
hold on
plot3(-417.343771,-1117.090551,4048.134208,'.r','markersize',12.210000)
hold on
plot3(-251.399602,-392.153125,1406.708439,'.r','markersize',7.220000)
hold on
plot3(-715.965529,-1116.820061,4006.190709,'.r','markersize',11.220000)
hold on
plot3(242.285852,-54.167125,1406.708439,'.r','markersize',7.890000)
hold on
plot3(715.795251,-160.028208,4155.897715,'.r','markersize',11.890000)
hold on
plot3(241.807957,-67.576318,1406.708439,'.r','markersize',7.060000)
hold on
plot3(714.138236,-199.575040,4154.471575,'.r','markersize',11.060000)
hold on
plot3(-439.068230,434.820520,1406.708439,'.r','markersize',7.110000)
hold on
plot3(-1205.976780,1194.309709,3863.767852,'.r','markersize',11.110000)
hold on
plot3(-498.373884,392.498078,1406.708439,'.r','markersize',7.210000)
hold on
plot3(-1362.941527,1073.394788,3847.034145,'.r','markersize',11.210000)
hold on
plot3(-202.653736,-402.830814,1406.708439,'.r','markersize',11.670000)
hold on
plot3(-578.942840,-1150.810345,4018.696110,'.r','markersize',15.670000)
hold on
plot3(254.801821,-27.630147,1406.708439,'.r','markersize',7.070000)
hold on
plot3(752.025585,-81.547995,4151.778550,'.r','markersize',11.070000)
hold on
plot3(-151.830022,-404.340369,1406.708439,'.r','markersize',7.930000)
hold on
plot3(-435.428381,-1159.594588,4034.253364,'.r','markersize',11.930000)
hold on
plot3(265.241672,72.204222,1406.708439,'.r','markersize',7.090000)
hold on
plot3(780.953374,212.591522,4141.783958,'.r','markersize',11.090000)
hold on
plot3(265.692909,31.353542,1406.708439,'.r','markersize',7.910000)
hold on
plot3(783.042886,92.404304,4145.812703,'.r','markersize',11.910000)
hold on
plot3(75.159417,-325.219982,1406.708439,'.r','markersize',7.950000)
hold on
plot3(219.386596,-949.300935,4106.111901,'.r','markersize',11.950000)
hold on
plot3(-75.163961,497.005008,1406.708439,'.r','markersize',7.610000)
hold on
plot3(-212.342690,1404.068910,3974.035577,'.r','markersize',11.610000)
hold on
plot3(273.765065,23.400596,1406.708439,'.r','markersize',9.360000)
hold on
plot3(806.062939,68.899782,4141.856232,'.r','markersize',13.360000)
hold on
plot3(204.203711,-201.713469,1406.708439,'.r','markersize',8.500000)
hold on
plot3(600.243153,-592.923252,4134.925375,'.r','markersize',12.500000)
hold on
x=linspace(0,600.243153,10000);
y=linspace(0,-592.923252,10000);
z=linspace(0,4134.925375,10000);
plot3(x,y,z,'b')
hold on
plot3(-474.063322,438.932098,1406.708439,'.r','markersize',8.580000)
hold on
plot3(-1292.402561,1196.626995,3835.001583,'.r','markersize',12.580000)
hold on
plot3(-523.955902,399.699025,1406.708439,'.r','markersize',7.300000)
hold on
plot3(-1423.412676,1085.848364,3821.555622,'.r','markersize',11.300000)
hold on
plot3(249.798873,212.517903,1406.708439,'.r','markersize',9.130000)
hold on
plot3(729.823548,620.901800,4109.902216,'.r','markersize',13.130000)
hold on
plot3(-417.626888,475.826413,1406.708439,'.r','markersize',7.020000)
hold on
plot3(-1142.502367,1301.718875,3848.333925,'.r','markersize',11.020000)
hold on
plot3(276.932962,-7.860973,1406.708439,'.r','markersize',7.400000)
hold on
plot3(815.140674,-23.138449,4140.587878,'.r','markersize',11.400000)
hold on
plot3(-471.459185,-344.915029,1406.708439,'.r','markersize',8.090000)
hold on
plot3(-1306.228092,-955.623974,3897.436167,'.r','markersize',12.090000)
hold on
plot3(269.894302,-86.068216,1406.708439,'.r','markersize',7.760000)
hold on
plot3(793.747786,-253.123002,4137.070326,'.r','markersize',11.760000)
hold on
plot3(255.339215,-128.404549,1406.708439,'.r','markersize',7.110000)
hold on
plot3(750.680322,-377.500841,4135.629318,'.r','markersize',11.110000)
hold on
plot3(-337.258481,-415.226792,1406.708439,'.r','markersize',9.000000)
hold on
plot3(-945.704691,-1164.335209,3944.543553,'.r','markersize',13.000000)
hold on
plot3(-99.924698,528.393012,1406.708439,'.r','markersize',8.810000)
hold on
plot3(-280.011229,1480.674737,3941.909908,'.r','markersize',12.810000)
hold on
plot3(-24.551214,506.277376,1406.708439,'.r','markersize',7.050000)
hold on
plot3(-69.292604,1428.901940,3970.251310,'.r','markersize',11.050000)
hold on
plot3(-497.039047,-340.647275,1406.708439,'.r','markersize',7.980000)
hold on
plot3(-1370.661154,-939.386935,3879.213564,'.r','markersize',11.980000)
hold on
plot3(267.724531,-116.778770,1406.708439,'.r','markersize',7.290000)
hold on
plot3(786.400340,-343.019985,4131.993403,'.r','markersize',11.290000)
hold on
plot3(-422.790539,-390.193372,1406.708439,'.r','markersize',7.940000)
hold on
plot3(-1173.979390,-1083.465534,3906.063557,'.r','markersize',11.940000)
hold on
x=linspace(0,-1173.979390,10000);
y=linspace(0,-1083.465534,10000);
z=linspace(0,3906.063557,10000);
plot3(x,y,z,'b')
hold on
plot3(-181.562471,-446.551844,1406.708439,'.r','markersize',7.020000)
hold on
plot3(-515.272792,-1267.310446,3992.226931,'.r','markersize',11.020000)
hold on
plot3(-452.858783,488.932623,1406.708439,'.r','markersize',7.040000)
hold on
plot3(-1227.763134,1325.564330,3813.782188,'.r','markersize',11.040000)
hold on
x=linspace(0,-1227.763134,10000);
y=linspace(0,1325.564330,10000);
z=linspace(0,3813.782188,10000);
plot3(x,y,z,'b')
hold on
plot3(-285.870192,-443.282295,1406.708439,'.r','markersize',7.420000)
hold on
plot3(-803.015022,-1245.188734,3951.471824,'.r','markersize',11.420000)
hold on
plot3(298.590969,-32.652841,1406.708439,'.r','markersize',7.180000)
hold on
plot3(876.024748,-95.798936,4127.088670,'.r','markersize',11.180000)
hold on
x=linspace(0,876.024748,10000);
y=linspace(0,-95.798936,10000);
z=linspace(0,4127.088670,10000);
plot3(x,y,z,'b')
hold on
plot3(264.697052,247.250104,1406.708439,'.r','markersize',8.020000)
hold on
plot3(769.007494,718.319985,4086.820471,'.r','markersize',12.020000)
hold on
plot3(-30.609043,528.771435,1406.708439,'.r','markersize',7.200000)
hold on
plot3(-85.937343,1484.568211,3949.446757,'.r','markersize',11.200000)
hold on
plot3(293.174644,-85.828479,1406.708439,'.r','markersize',7.020000)
hold on
plot3(859.491373,-251.620795,4124.005242,'.r','markersize',11.020000)
hold on
plot3(-80.086485,-443.688905,1406.708439,'.r','markersize',9.060000)
hold on
plot3(-228.795261,-1267.553681,4018.758276,'.r','markersize',13.060000)
hold on
x=linspace(0,-228.795261,10000);
y=linspace(0,-1267.553681,10000);
z=linspace(0,4018.758276,10000);
plot3(x,y,z,'b')
hold on
plot3(-334.901052,-441.621488,1406.708439,'.r','markersize',8.170000)
hold on
plot3(-934.764353,-1232.638781,3926.356444,'.r','markersize',12.170000)
hold on
plot3(-332.611302,-442.566155,1406.708439,'.r','markersize',9.190000)
hold on
plot3(-928.514064,-1235.462827,3926.951861,'.r','markersize',13.190000)
hold on
plot3(289.391802,-111.256923,1406.708439,'.r','markersize',8.110000)
hold on
plot3(847.827109,-325.947849,4121.214005,'.r','markersize',12.110000)
hold on
x=linspace(0,847.827109,10000);
y=linspace(0,-325.947849,10000);
z=linspace(0,4121.214005,10000);
plot3(x,y,z,'b')
hold on
plot3(136.317435,-340.399386,1406.708439,'.r','markersize',7.300000)
hold on
plot3(395.729059,-988.178281,4083.669904,'.r','markersize',11.300000)
hold on
plot3(25.020356,-412.556600,1406.708439,'.r','markersize',8.740000)
hold on
plot3(72.016862,-1187.474363,4048.972202,'.r','markersize',12.740000)
hold on
x=linspace(0,72.016862,10000);
y=linspace(0,-1187.474363,10000);
z=linspace(0,4048.972202,10000);
plot3(x,y,z,'b')
hold on
plot3(102.096746,-367.557853,1406.708439,'.r','markersize',8.130000)
hold on
plot3(295.613384,-1064.235889,4073.017602,'.r','markersize',12.130000)
hold on
plot3(297.903768,193.653316,1406.708439,'.r','markersize',7.180000)
hold on
plot3(866.497596,563.269589,4091.621558,'.r','markersize',11.180000)
hold on
